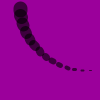
Frame 1 (no input)
Frame 2 (the mouse pressed at the canvas centre, redrawn once): identical to frame 1, image omitted

The Processing sketch that drew this single still picture (run headless with seeded random() and noise(); the mouse was pressed at the canvas centre and the sketch redrawn once):

// Processing sketch: Excersice_22_1
// ── Excersice_22_1.pde
//Excersice 22.1 Write your own function to draw a parameterized arch.
  int x = 20;
  int u = 14;
  float a = -0.12;
  void setup() {
 size(100,100);
 background(155,0,155);
 stroke (0,153);
 smooth();
 noLoop();
  }
    void draw() { 
    background(155,0,155); 
    tail(x, u, a);
  }
  void tail(int xpos, int units, float angle) { 
    pushMatrix();
    translate(xpos, 0);
    for (int i = units; i > 0; i--) {
      strokeWeight(i);
      line(0, 10, 0, 8);
      translate(0, 8);
      rotate(angle);
    }
    popMatrix();
  }
